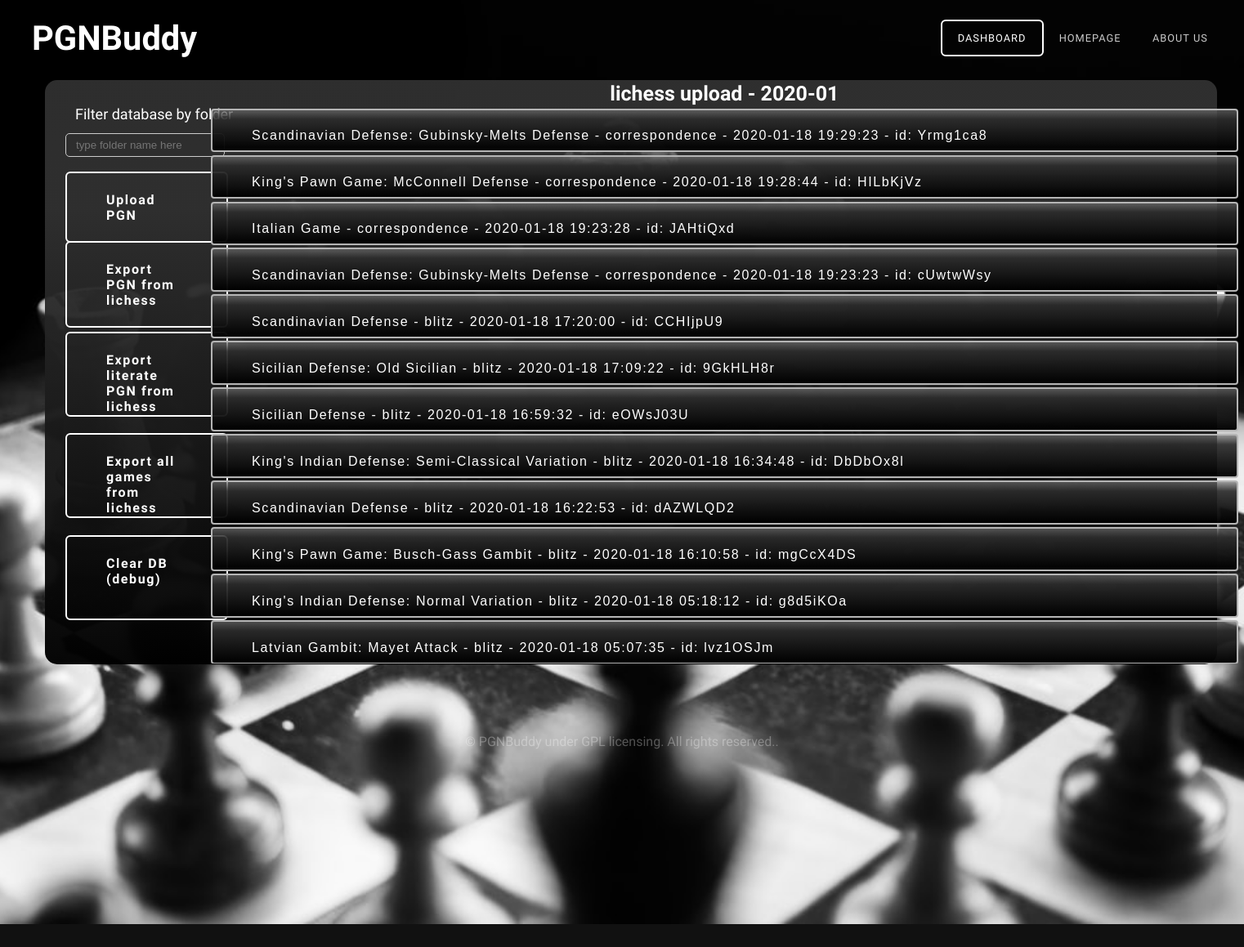
The page /dashboard (signed in) on the database its author committed.
### models.py (models this page shows)
class pgn(db.Model):
    __tablename__ = 'pgn'
    __table_args__ = {'extend_existing': True}
    game = db.Column(db.String(9999))
    fileName = db.Column(db.String(129))
    folder = db.Column(db.String(120))
    userId = db.Column(db.Integer, db.ForeignKey('user.id'))
    frame = db.Column(db.String(200))
    pgnId = db.Column(db.Integer, primary_key=True)

### main.py (the view)
@main.route('/dashboard')
def dashboard():
    try:
        current_user = User.query.filter_by(email=session['email']).first()
    except:
        return render_template('webindex.html')
    games = db.session.query(pgn).filter_by(userId=current_user.id).all()
    gamelist = []
    for game in games:
        gamelist.append(game.game)
    pgnlist = []
    pgns = db.session.query(pgn).filter_by(userId=current_user.id).all()
    for pg in pgns:
        pgnlist.append({
            'name': str(pg.fileName),
            'game': pg.game,
            'folder': pg.folder,
            'frame': pg.frame,
            'pgnId': pg.pgnId
        })
    folderlist = []
    folders = db.session.query(pgn.folder).filter_by(
        userId=current_user.id).all()
    for folder in folders:
        folderlist.append(str(folder))
    folderlist = list(dict.fromkeys(folderlist))
    return render_template(
        'user_dashboard.html',
        games=gamelist,
        folders=folderlist,
        pgnlist=pgnlist
    )

### __init__.py (called while the page is built)
def create_app():
    app = Flask(__name__)
    app.config['SECRET_KEY'] = '9OLWxND4o83j4K4iuopO'
    app.config['SQLALCHEMY_DATABASE_URI'] = 'sqlite:///db.sqlite'
    db.init_app(app)
    config = {
    "DEBUG": True,
    "CACHE_TYPE": "simple",
    "CACHE_DEFAULT_TIMEOUT": 300
    }
    login_manager = LoginManager()
    login_manager.login_view = 'auth.login'
    login_manager.init_app(app)
    from .models import User
    from .models import pgn
    @login_manager.user_loader
    def load_user(user_id):
        return User.query.get(int(user_id))
    from .auth import auth as auth_blueprint
    app.register_blueprint(auth_blueprint)
    from .main import main as main_blueprint
    app.register_blueprint(main_blueprint)
    return app

### templates/user_dashboard.html (shortened to what this page needs)
<!DOCTYPE html PUBLIC "-//W3C//DTD XHTML 1.0 Strict//EN" "http://www.w3.org/TR/xhtml1/DTD/xhtml1-strict.dtd">
<html xmlns="http://www.w3.org/1999/xhtml">
<head>
<link href="static/css/default.css" rel="stylesheet" type="text/css" media="all" />
<link href="static/css/fonts.css" rel="stylesheet" type="text/css" media="all" />
</head>
<body>
<div id="header-wrapper">
	<div id="header" class="container">
		<div id="logo">
			<h1><a href="{{url_for('main.home')}}">PGNBuddy</a></h1>
		</div>
		<div id="menu">
			<ul>
				<li class="active"><a href="{{url_for('main.dashboard')}}" accesskey="2" title="">Dashboard</a></li>
				<li><a href="{{url_for('main.home')}}" accesskey="1" title="">Homepage</a></li>
				<li><a href="#" accesskey="3" title="">About Us</a></li>
			</ul>
		</div>
	</div>
	<div class="titlebox-dash">
		<div id="banner" class="container">
			<div class="title">
				<form action="{{ url_for('main.uploadpgn') }}" method="POST" enctype="multipart/form-data">
					<div>
						<label class="button" id="uploadpgn">
							<input type="file" accept=".pgn" class="button" id="hiddenform" name="pgnfile" onchange="form.submit()">Upload PGN
						</label>
					</div>
				</form>
			<div>
				<a href="{{ url_for('main.lichessupload') }}" title="Import PGN from lichess" class='button' id='uploadlichess'>
					Export PGN from lichess</a>
				<a href="{{ url_for('main.lichessliterate') }}" title="Import literate PGN from lichess" class='button' id='lichessliterate'>
					Export literate PGN from lichess</a>
				<form action="{{ url_for('main.filterdb') }}" method="POST" enctype="multipart/form-data">
				 <div id="filterbutton">
					 <label id="filterdb">Filter database by folder
						 <input type=text title="View DB" id="filterdbinput" name="folder" placeholder="type folder name here">
					 </label>
				 </div>
				</form>
				<a href="{{ url_for('main.exportall') }}" title="export all games from lichess" class='button' id='exportall'>
					Export all games from lichess</a>
				<a href="{{ url_for('main.nothingyet') }}" title="" class='button' id='tbd'>
					Clear DB (debug)</a>
					<div class="userdatabase2">
							<ul>
								{% for folder in folders %}
								<li class="dblistitem">
								  <h2 style="font-size: 25px; font-weight: 550;">{{ folder[2:-3] }}</h2>
									<ol>
									{% for pg in pgnlist %}
										{% if pg['folder'] == folder[2:-3] %}
											<div id="accordion-{{loop.index}}" class="accordionbutton">
												<h2 class="newbutton" style="font-size: 16px; width: 90%;">{{ pg.name }}</h2>
											</div>
										{% endif %}
									{% endfor %}
									</ol>
								</li>
								{% endfor %}
							</ul>
					</div>
			    </div>
		</div>
</div>
</div>
<div id="copyright" class="container">
		<p>&copy; PGNBuddy under GPL licensing. All rights reserved.</a>.</p>
</div>
</body>
</html>

### rows shown on the page
pgn: name "Scandinavian Defense: Gubinsky-Melts Defense - correspondence - 2020-01-18 19:29:23 - id: Yrmg1ca8"
pgn: name "King's Pawn Game: McConnell Defense - correspondence - 2020-01-18 19:28:44 - id: HILbKjVz"
pgn: name "Italian Game - correspondence - 2020-01-18 19:23:28 - id: JAHtiQxd"
pgn: name "Scandinavian Defense: Gubinsky-Melts Defense - correspondence - 2020-01-18 19:23:23 - id: cUwtwWsy"
pgn: name "Scandinavian Defense - blitz - 2020-01-18 17:20:00 - id: CCHIjpU9"
pgn: name "Sicilian Defense: Old Sicilian - blitz - 2020-01-18 17:09:22 - id: 9GkHLH8r"
pgn: name "Sicilian Defense - blitz - 2020-01-18 16:59:32 - id: eOWsJ03U"
pgn: name "King's Indian Defense: Semi-Classical Variation - blitz - 2020-01-18 16:34:48 - id: DbDbOx8l"
pgn: name "Scandinavian Defense - blitz - 2020-01-18 16:22:53 - id: dAZWLQD2"
pgn: name "King's Pawn Game: Busch-Gass Gambit - blitz - 2020-01-18 16:10:58 - id: mgCcX4DS"
pgn: name "King's Indian Defense: Normal Variation - blitz - 2020-01-18 05:18:12 - id: g8d5iKOa"
pgn: name "Latvian Gambit: Mayet Attack - blitz - 2020-01-18 05:07:35 - id: lvz1OSJm"

### other values the page prints
{{ folder[2:-3] }} "lichess upload - 2020-01"
